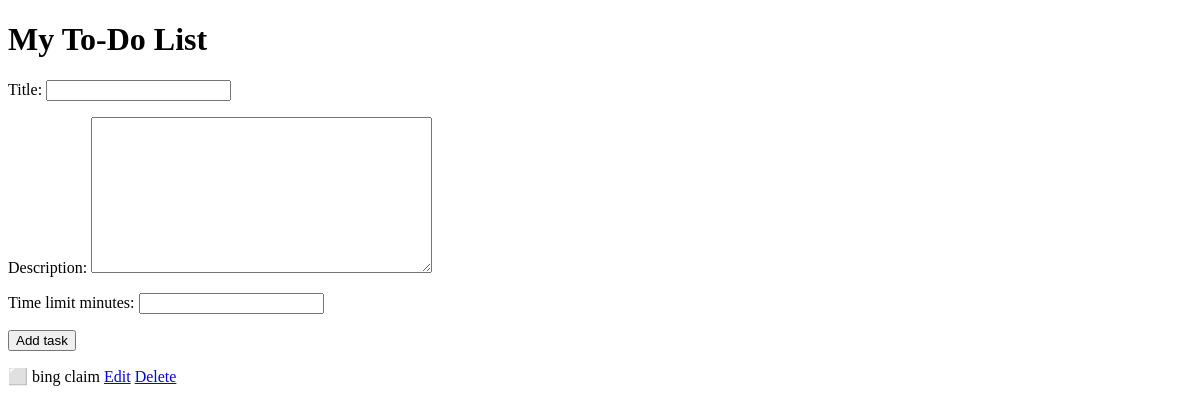
The app's page /, older data.
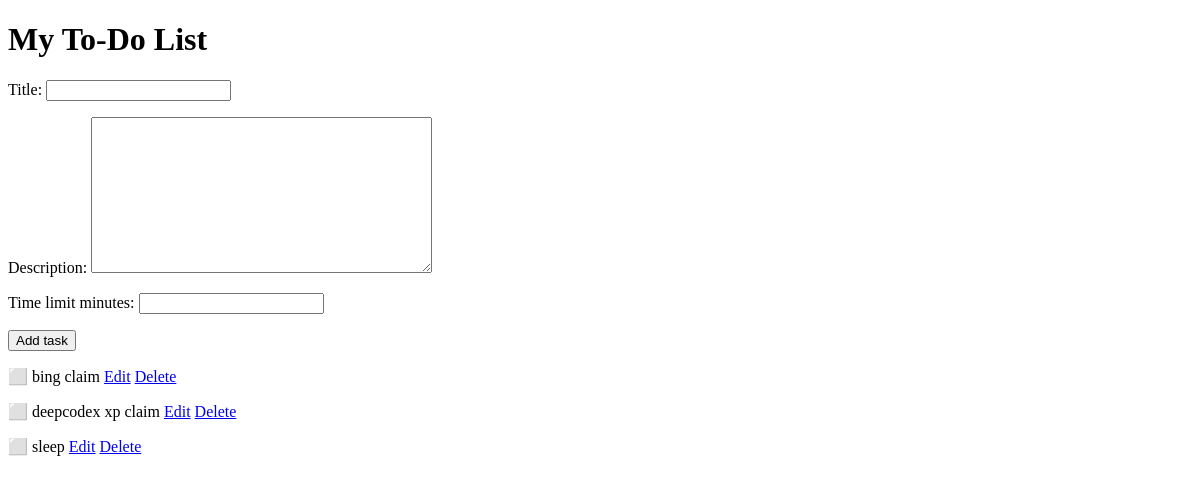
The same page, newer data.
### tasks/models.py (models this page shows, shortened)
class Task(models.Model):
    title = models.CharField(max_length=200)
    description = models.TextField(blank=True)
    is_completed = models.BooleanField(default=False)
    created_at = models.DateTimeField(auto_now_add=True)
    time_limit_minutes = models.PositiveIntegerField(null=True, blank=True)

### tasks/views.py (the view)
# urls.py: path('', views.task_list, name='task_list'),
def task_list(request):
    if request.method == 'POST':
        form = TaskForm(request.POST)
        if form.is_valid():
            form.save()
            return redirect('task_list')
    else:
        form = TaskForm()
    tasks = Task.objects.all()
    return render(request, 'tasks/task_list.html', {'tasks': tasks, 'form': form})

### tasks/forms.py
class TaskForm(forms.ModelForm):
    class Meta:
        model = Task
        fields = ['title', 'description', 'time_limit_minutes']

### tasks/templates/tasks/task_list.html (shortened to what this page needs)
<!DOCTYPE html>
<html>
<head>
</head>
<body>
    <h1>My To-Do List</h1>
    <form method="post">
        {{ form.as_p }}
        <button type="submit">Add task</button>
    </form>
    {% for task in tasks %}
        <p>
            {% if task.is_completed %}✅{% else %}⬜{% endif %}
            {{ task.title }}
            <a href="{% url 'task_edit' task.pk %}">Edit</a>
            <a href="{% url 'task_delete' task.pk %}">Delete</a>
        </p>
    {% empty %}
        <p>No tasks yet.</p>
    {% endfor %}
</body>
</html>

Row changes from the older to the newer data that the page shows:
added Task: title "deepcodex xp claim"
added Task: title "sleep"
